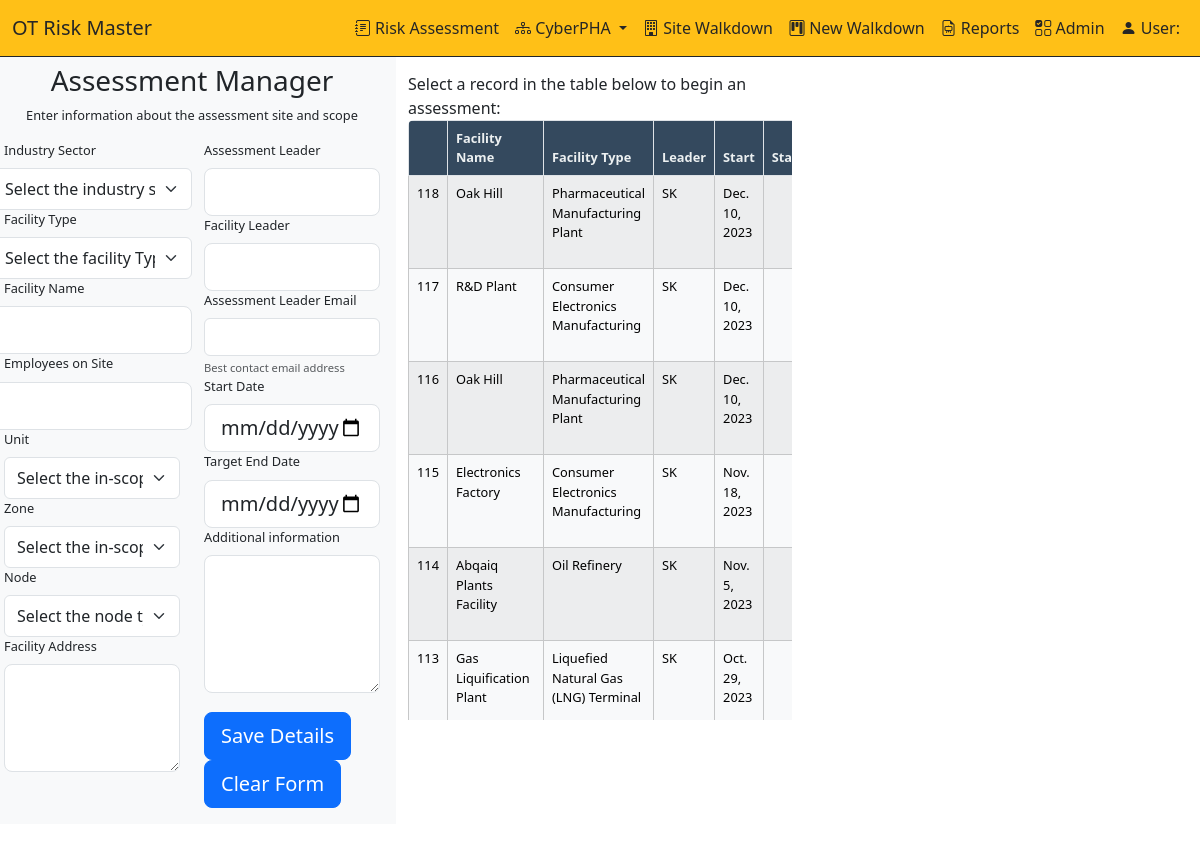
The app's page /OTRisk/save-cyberpha/ with its own data.
### OTRisk/models/Model_CyberPHA.py (models this page shows, shortened)
class tblCyberPHAHeader(models.Model):
    ID = models.AutoField(primary_key=True)
    PHALeader = models.CharField(max_length=30)
    PHALeaderEmail = models.CharField(max_length=50)
    FacilityID = models.IntegerField()
    FacilityName = models.CharField(max_length=50)
    FacilityOwner = models.CharField(max_length=50)
    FacilityScope = models.CharField(max_length=255)
    Description = models.CharField(max_length=255)
    Notes = models.TextField(max_length=255)
    Date = models.DateTimeField()
    AssessmentUnit = models.CharField(max_length=100)
    AssessmentNode = models.CharField(max_length=100)
    AssessmentZone = models.CharField(max_length=100)
    FacilityType = models.CharField(max_length=100)
    Industry = models.TextField(max_length=30)
    EmployeesOnSite = models.IntegerField()
    AssessmentStartDate = models.DateField()
    AssessmentEndDate = models.DateField()
    AssessmentStatus = models.CharField(max_length=10)
    UserID = models.CharField(max_length=10)
    Timestamp = models.DateField
    Deleted = models.IntegerField()
    facilityAddress = models.CharField(max_length=255)
    title = models.TextField()
    safetySummary = models.TextField()
    chemicalSummary = models.TextField()
    physicalSummary = models.TextField()
    otherSummary = models.TextField()
    complianceSummary = models.TextField()
    country = models.TextField()
    SHIFT_MODELS = [
        ('Single Shift Model', 'Single Shift Model'),
        ('Double Shift Model', 'Double Shift Model'),
        ('Three-Shift (24/7) Model', 'Three-Shift (24/7) Model'),
        ('Rotating Shift Model', 'Rotating Shift Model'),
        ('Fixed Shift Model', 'Fixed Shift Model'),
        ('Split Shift Model', 'Split Shift Model'),
        ('On-Call or Flex Shift Model', 'On-Call or Flex Shift Model'),
        ('Compressed Workweek Model', 'Compressed Workweek Model'),
        ('Part-Time or Seasonal Model', 'Part-Time or Seasonal Model'),
        ('Hybrid Shift Models', 'Hybrid Shift Models'),
    ]
    shift_model = models.CharField(max_length=50, choices=SHIFT_MODELS)
    annual_revenue = models.DecimalField(max_digits=10, decimal_places=0)
    cyber_insurance = models.BooleanField(default=False)
    pha_score = models.IntegerField()
    sl_t = models.PositiveSmallIntegerField(choices=SECURITY_LEVELS, default=0)
    assessment = models.IntegerField(null=True, blank=True)
    bia_scenarios = models.IntegerField(null=True, blank=True)  # overall bia score based on all scenarios
    risk_scenarios = models.IntegerField(null=True, blank=True)  # overall cyberPHA risk score based on all scenarios
    coho = models.IntegerField(default=0)  # facility cost per operating hour
    npm = models.IntegerField(default=0)  # net profit margin
    threatSummary = models.TextField(default="No Summary Saved", null=True)
    insightSummary = models.TextField(default="No Summary Saved", null=True)
    strategySummary = models.TextField(default="No Summary Saved", null=True)
    groups = models.ManyToManyField(CyberPHA_Group, blank=True)
    class Meta:
        db_table = 'tblCyberPHAHeader'

### OTRisk/views.py (the view, shortened to what this page needs)
# urls.py: path('save-cyberpha/', views.save_cyberpha, name='save_cyberpha'),
def save_cyberpha(request):
    tblCyberPHAList = tblCyberPHAHeader.objects.all().order_by('ID')[::-1]
    return render(request, 'CyberPHAManager.html', {'tblCyberPHAList': tblCyberPHAList})

### OTRisk/templates/OTRisk/cyberPHAManager.html (shortened to what this page needs)
{% load static %}
<!DOCTYPE html>
<html>
<head>
    <link href="https://cdn.jsdelivr.net/npm/bootstrap-icons@1.7.1/font/bootstrap-icons.css" rel="stylesheet">
    <link href="https://cdn.jsdelivr.net/npm/select2@4.1.0-beta.1/dist/css/select2.min.css" rel="stylesheet" />
     {% load django_bootstrap5 %}
    {% bootstrap_css %}
<body>
<nav class="navbar navbar-expand-lg navbar-scroll fixed-top shadow-0 border-bottom border-dark">
  <div class="container-fluid">
   <a class="navbar-brand" href="#">OT Risk Master</a>
    <div class="collapse navbar-collapse" id="navbarSupportedContent">
      <ul class="navbar-nav ms-auto">
        <li class="nav-item">
          <a class="nav-link" href="{% url 'OTRisk:risk_assessment' %}"><i class="bi bi-journal-text"></i> Risk Assessment</a>
        </li>
        <li class="nav-item dropdown">
            <a class="nav-link dropdown-toggle" href="#" id="navbarDropdown" role="button" data-bs-toggle="dropdown" aria-expanded="false">
                <i class="bi bi-diagram-3"></i> CyberPHA
              </a>
        </li>
        <li class="nav-item">
          <a class="nav-link" href="{% url 'OTRisk:site_walkdown' %}"><i class="bi bi-building"></i> Site Walkdown</a>
        </li>
        <li class="nav-item">
          <a class="nav-link" href="{% url 'OTRisk:walkdown' %}" tabindex="-1" ><i class="bi bi-kanban"></i> New Walkdown</a>
        </li>
        <li class="nav-item">
          <a class="nav-link" href="#" tabindex="-1" ><i class="bi-file-earmark-easel"></i> Reports</a>
        </li>
        <li class="nav-item">
          <a class="nav-link" href="#" tabindex="-1" ><i class="bi bi-ui-checks-grid"></i> Admin</a>
      </li>
           <li class="nav-item">
          <a class="nav-link" href="#"><i class="bi bi-person-fill"></i> User: {{ user.first_name }} {{ user.last_name }}</a>
        </li>
      </ul>
    </div>
  </div>
</nav>
<div class="row">
    <div class="col-md-4 bg-light p-3 d-flex align-items-lg-top justify-content-center ">
        <form class="needs-validation small-font"   id="cyberPHAForm" method="POST" action="{% url 'OTRisk:save_cyberpha' %}" >
            <div class="row">
             <h3 class="text-center">Assessment Manager</h3>
            <p class="text-center">Enter information about the assessment site and scope</p>
                <div class="col-md-6">
                    <div class="row">
                        <label class="form-label" for="industry"> Industry Sector</label>
                        <select id="industry" name="industry" class="form-select form-control-lg" onchange="updateIndustrySession()">
                          <option value="">Select the industry sector</option>
                        </select>
                    </div>
                    <div class="row">
                        <label class="form-label" for="facilityType">Facility Type</label>
                        <select id="facilityType" name="facilityType" class="form-select form-control-lg">
                          <option value="">Select the facility Type</option>
                        </select>
                    </div>
                    <div class="row">
                        <label class="form-label" for="plantName">Facility Name</label>
                        <input type="text" id="plantName" name="plantName" class="form-control form-control-lg" required/>
                    </div>
                    <div class="row">
                        <label class="form-label" for="siteemps">Employees on Site</label>
                        <input type="text" id="siteemps" name="siteemps" class="form-control form-control-lg" required/>
                    </div>
                    <label class="form-label" for="unit">Unit</label>
                    <select id="unit" name="unit" class="form-select form-control-lg">
                    <option value="">Select the in-scope unit </option>
                    </select>
                    <label class="form-label" for="zone">Zone</label>
                    <select id="zone" name="zone" class="form-select form-control-lg">
                      <option value="">Select the in-scope zone </option>
                    </select>
                    <label class="form-label" for="node">Node</label>
                    <select id="node" name="node" class="form-select form-control-lg">
                      <option value="">Select the node type</option>
                    </select>
                    <label class="form-label" for="facilityAddress">Facility Address</label>
                    <textarea class="form-control form-control-lg" id="txtfacilityAddress" name="txtfacilityAddress" rows="3" onblur="initMap()"></textarea>
                </div>
                <div class="col-md-6">
                    <label class="form-label" for="leader">Assessment Leader</label>
                    <input type="text" id="leader" name="leader" class="form-control form-control-lg" required/>
                    <label class="form-label" for="facilityLeader">Facility Leader</label>
                    <input type="text" id="facilityLeader" name="facilityLeader" class="form-control form-control-lg" required/>
                    <label class="form-label" for="email">Assessment Leader Email</label>
                    <input type="email" class="form-control" id="email" name="email" aria-describedby="emailHelp" />
                    <div id="emailHelp" class="form-text">Best contact email address</div>
                    <label class="form-label" for="txtstartdate">Start Date</label>
                    <input type="date" id="txtstartdate" name="txtstartdate" class="form-control form-control-lg" required/>
                    <label class="form-label" for="txtenddate">Target End Date</label>
                    <input type="date" id="txtenddate" name="txtenddate" class="form-control form-control-lg" />
                    <label class="form-label" for="txtComment">Additional information</label>
                    <textarea class="form-control form-control-lg" id="txtComment" name="txtComment" rows="4"></textarea>
                    <br>
                    <button id="add-new-record-btn" type="submit" data-bs-toggle="modal"  class="btn btn-primary btn-lg"  data-bs-target="#confirmationModal">Save Details</button>
                    <button id="clear" type="button" data-bs-toggle="modal"  class="btn btn-primary btn-lg" data-bs-target="#confirmationModal" onclick="clearForm()">Clear Form</button>
                </div>
                <br>
            </div>
    </form>
 </div>
      <div class="col-md-4">
      <br><br><br>Select a record in the table below to begin an assessment:
            <div id="CyberPHAList">
                <div class="table-container small-font">
                    <table id="tblcyberPHAList" class="table table-striped table-bordered shadow-sm p-3 mb-5 bg-white rounded">
                        <thead class="thead-dark">
                        <tr>
                            <th></th>
                            <th>Facility Name</th>
                            <th>Facility Type</th>
                            <th>Leader</th>
                            <th>Start</th>
                            <th>Status</th>
                        </tr>
                         </thead>
                        <tbody>
                            {% for cyberPHA in tblCyberPHAList %}
                            <tr data-id="{{ cyberPHA.ID }}" class="table-light">
                                <td>{{ cyberPHA.ID }}</td>
                                <td>{{ cyberPHA.FacilityName }}</td>
                                <td>{{ cyberPHA.FacilityType }}</td>
                                <td>{{ cyberPHA.PHALeader }}</td>
                                <td>{{ cyberPHA.AssessmentStartDate }}</td>
                                <td>{{ cyberPHA.AssessmentStatus }}</td>
                            </tr>
                            {% endfor %}
                        </tbody>
                    </table>
                </div>
            </div>
      </div>
        <div class="col-md-4">
            <div id="map" style="width: 100%; height: 400px;"></div>
        </div>
</body>
</html>

### OTRisk/templates/OTRisk/cyberPHAManager.html (style rules this page uses)
.small-font { font-size: 0.8rem; }
.table-container { max-height: 600px; overflow-y: auto; }
.navbar-scroll .nav-link, .navbar-scroll .navbar-toggler-icon, .navbar-scroll .navbar-brand { color: #262626; }
.navbar-scroll { background-color: #FFC017; }
.navbar-scrolled .nav-link, .navbar-scrolled .navbar-toggler-icon, .navbar-scroll .navbar-brand { color: #262626; }
@media (min-width: 769px) { #industry { width: 100%; } }
#tblcyberPHAList { box-shadow: 0px 0px 15px 1px rgba(0,0,0,0.15); overflow: hidden; }
#tblcyberPHAList thead th { background: #34495e; color: #ecf0f1; }
#tblcyberPHAList tbody tr { transition: all 0.4s ease; }

### records on screen
tblCyberPHAHeader: ID "118", FacilityName "Oak Hill", FacilityType "Pharmaceutical Manufacturing Plant", PHALeader "SK", AssessmentStartDate "Dec. 10, 2023"
tblCyberPHAHeader: ID "117", FacilityName "R&D Plant", FacilityType "Consumer Electronics Manufacturing", PHALeader "SK", AssessmentStartDate "Dec. 10, 2023"
tblCyberPHAHeader: ID "116", FacilityName "Oak Hill", FacilityType "Pharmaceutical Manufacturing Plant", PHALeader "SK", AssessmentStartDate "Dec. 10, 2023"
tblCyberPHAHeader: ID "115", FacilityName "Electronics Factory", FacilityType "Consumer Electronics Manufacturing", PHALeader "SK", AssessmentStartDate "Nov. 18, 2023"
tblCyberPHAHeader: ID "114", FacilityName "Abqaiq Plants Facility", FacilityType "Oil Refinery", PHALeader "SK", AssessmentStartDate "Nov. 5, 2023"
tblCyberPHAHeader: ID "113", FacilityName "Gas Liquification Plant", FacilityType "Liquefied Natural Gas (LNG) Terminal", PHALeader "SK", AssessmentStartDate "Oct. 29, 2023"
